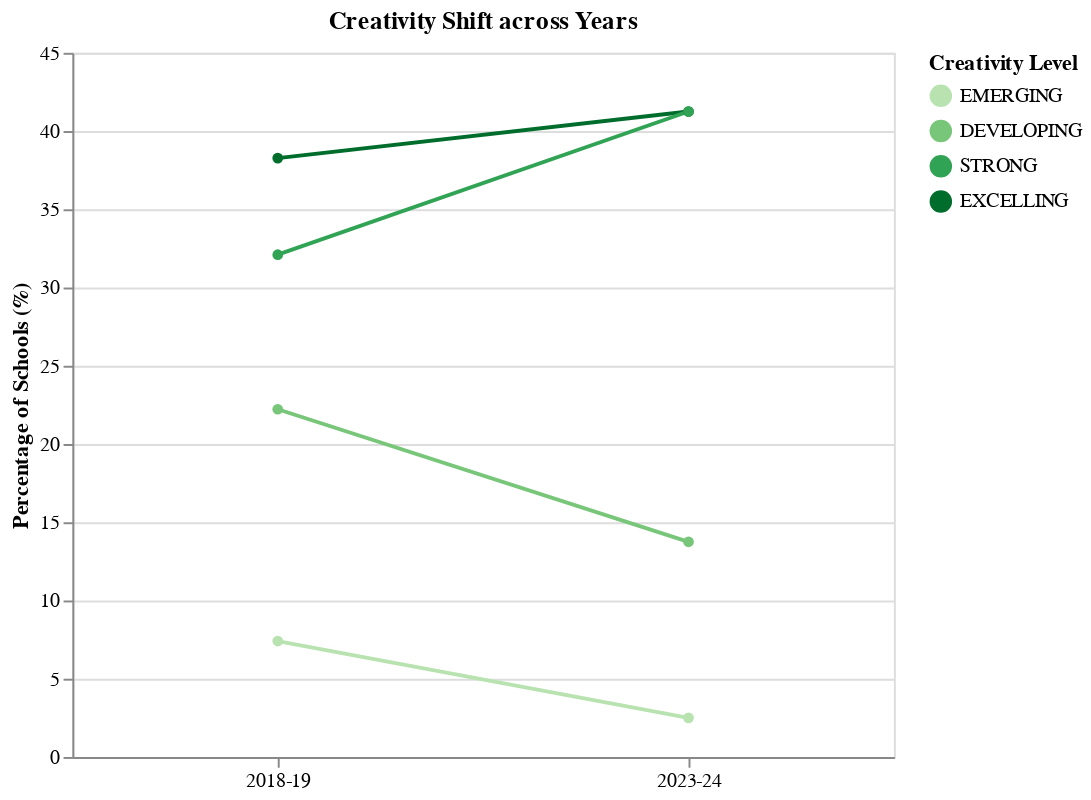

The notebook cell saved with this chart:
### Code cell
# plot
line = (alt.Chart(summary)
      .transform_filter(alt.FieldOneOfPredicate(field="Creative_School_Certification", oneOf=level_order))
      .encode(
          x=alt.X("School_Year:N", sort=year_order, title=None, axis=alt.Axis(labelAngle=0)),
          y=alt.Y("Pct:Q", title="Percentage of Schools (%)"),
          color=alt.Color("Creative_School_Certification:N",
                          title="Creativity Level",
                          sort=level_order,
                          scale=alt.Scale(range=["#b8e3b0","#78c679","#31a354","#006d2c"])),
          detail="Creative_School_Certification:N"))

line_chart = (line.mark_line(point=True, strokeWidth=2)
    .properties(title="Creativity Shift across Years", width=420, height=360))

line_chart.save("plot7.svg")

line_chart

### Figure 1 — Vega-Lite specification as saved in the notebook (floating-point values rounded to 4 significant figures)
{"config": {"view": {"continuousWidth": 300, "continuousHeight": 300}}, "data": {"name": "data-1503391b3e5d9054eb8d1581de2eb053"}, "mark": {"type": "line", "point": true, "strokeWidth": 2}, "encoding": {"color": {"field": "Creative_School_Certification", "scale": {"range": ["#b8e3b0", "#78c679", "#31a354", "#006d2c"]}, "sort": ["EMERGING", "DEVELOPING", "STRONG", "EXCELLING"], "title": "Creativity Level", "type": "nominal"}, "detail": {"field": "Creative_School_Certification", "type": "nominal"}, "x": {"axis": {"labelAngle": 0}, "field": "School_Year", "sort": ["2018-19", "2023-24"], "title": null, "type": "nominal"}, "y": {"field": "Pct", "title": "Percentage of Schools (%)", "type": "quantitative"}}, "height": 360, "title": "Creativity Shift across Years", "transform": [{"filter": {"field": "Creative_School_Certification", "oneOf": ["EMERGING", "DEVELOPING", "STRONG", "EXCELLING"]}}], "width": 420, "$schema": "https://vega.github.io/schema/vega-lite/v5.20.1.json", "datasets": {"data-1503391b3e5d9054eb8d1581de2eb053": [{"School_Year": "2018-19", "Creative_School_Certification": "DEVELOPING", "Count": 18, "Pct": 22.22}, {"School_Year": "2018-19", "Creative_School_Certification": "EMERGING", "Count": 6, "Pct": 7.407}, {"School_Year": "2018-19", "Creative_School_Certification": "EXCELLING", "Count": 31, "Pct": 38.27}, {"School_Year": "2018-19", "Creative_School_Certification": "STRONG", "Count": 26, "Pct": 32.1}, {"School_Year": "2023-24", "Creative_School_Certification": "DEVELOPING", "Count": 11, "Pct": 13.75}, {"School_Year": "2023-24", "Creative_School_Certification": "EMERGING", "Count": 2, "Pct": 2.5}, {"School_Year": "2023-24", "Creative_School_Certification": "EXCELLING", "Count": 33, "Pct": 41.25}, {"School_Year": "2023-24", "Creative_School_Certification": "STRONG", "Count": 33, "Pct": 41.25}]}}
